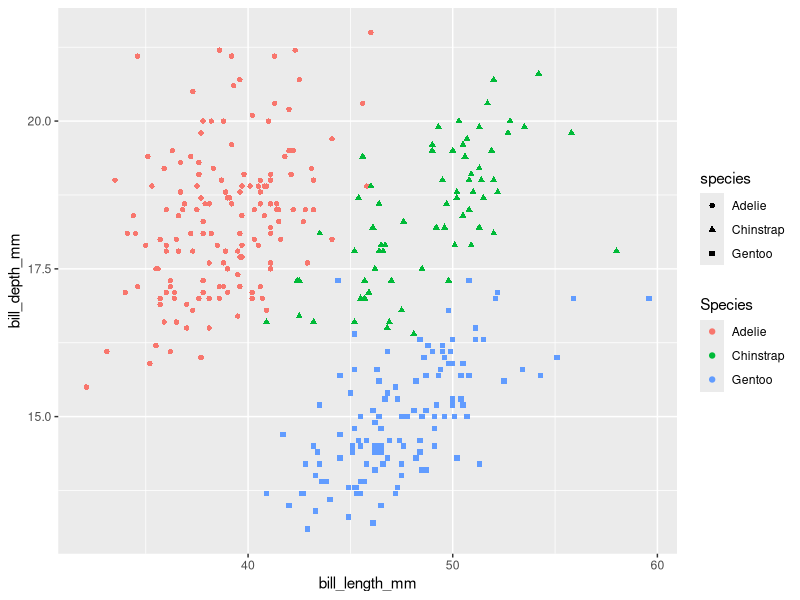

R code for this plot:
library(palmerpenguins)
library(ggthemes)
library(ggplot2)
ggplot(
  data = penguins,
  mapping = aes(
    x = bill_length_mm, y = bill_depth_mm, 
    color = species, shape = species
  )
) +
  geom_point() +
  labs(color = "Species")
